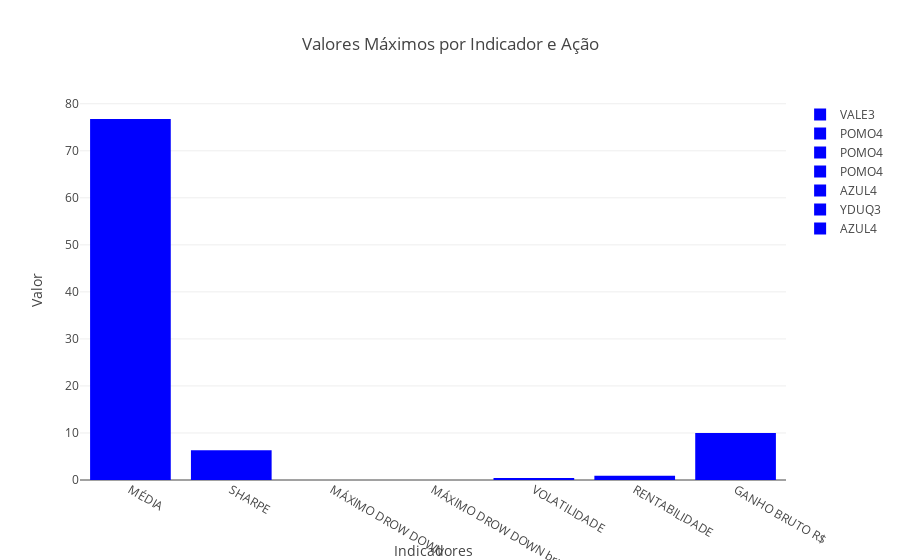

Notebook cell for this chart:
### Code cell
info = ['MÉDIA', 'SHARPE', 'MÁXIMO DROW DOWN', 'MÁXIMO DROW DOWN bruto', 'VOLATILIDADE', 'RENTABILIDADE', 'GANHO BRUTO R$']
best_tickers = ['VALE3', 'POMO4', 'POMO4', 'POMO4', 'AZUL4', 'YDUQ3', 'AZUL4']
max_values = [76.76, 6.32, 0.0, 0.0, 0.45, 0.92, 10.01]

# Criação do gráfico de barras empilhadas
figura = go.Figure()

# Adiciona barras para cada indicador
for i, informacao in enumerate(info):
    # Use best_tickers[i] como o valor para o eixo x
    text_values = [f"{informacao}: {value}" for value in max_values]
    figura.add_trace(go.Bar(name=best_tickers[i], x=[informacao], y=[max_values[i]], marker_color='blue'))

# Layout do gráfico
# figura.update_traces(hoverinfo='text+y+x')
figura.update_layout(barmode='group', title='Valores Máximos por Indicador e Ação',
                     xaxis_title='Indicadores', yaxis_title='Valor')

# Exibe o gráfico
figura.show()

### Figure 1 — Plotly figure (JSON) as saved in the notebook; plotly's stock layout.template omitted (floating-point values rounded to 4 significant figures)
{"data": [{"marker": {"color": "blue"}, "name": "VALE3", "type": "bar", "x": ["MÉDIA"], "y": [76.76]}, {"marker": {"color": "blue"}, "name": "POMO4", "type": "bar", "x": ["SHARPE"], "y": [6.32]}, {"marker": {"color": "blue"}, "name": "POMO4", "type": "bar", "x": ["MÁXIMO DROW DOWN"], "y": [0]}, {"marker": {"color": "blue"}, "name": "POMO4", "type": "bar", "x": ["MÁXIMO DROW DOWN bruto"], "y": [0]}, {"marker": {"color": "blue"}, "name": "AZUL4", "type": "bar", "x": ["VOLATILIDADE"], "y": [0.45]}, {"marker": {"color": "blue"}, "name": "YDUQ3", "type": "bar", "x": ["RENTABILIDADE"], "y": [0.92]}, {"marker": {"color": "blue"}, "name": "AZUL4", "type": "bar", "x": ["GANHO BRUTO R$"], "y": [10.01]}], "layout": {"barmode": "group", "title": {"text": "Valores Máximos por Indicador e Ação"}, "xaxis": {"title": {"text": "Indicadores"}}, "yaxis": {"title": {"text": "Valor"}}}}
